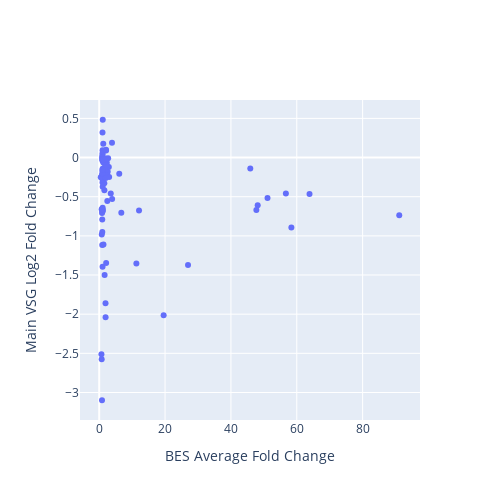

Here is the notebook cell this chart was saved with:
### Code cell
from plotly.subplots import make_subplots
import plotly.graph_objects as go
import plotly.io as pio

fig = make_subplots(
    rows=1,
    cols=1,
    #subplot_titles=["BES vs Main VSG"],
)

scatter = go.Scatter(
    x=merge['BES'],
    y=merge['main_vsg'],
    mode='markers',
    text=list(merge.index.values),
    hoverinfo='text',
    name='scatter',
    showlegend=False,
    # hovertemplate='%{text}'
)
fig.add_trace(scatter, row=1, col=1)

fig.update_layout(
    width=500,
    height=500,
    showlegend=False,
    hovermode='closest',
    xaxis_title="BES Average Fold Change",
    yaxis_title="Main VSG Log2 Fold Change",
)

# Save as an exportable HTML file
pio.write_html(
    fig,
    file="vsgs_web_server/scatter_plots/bes_vs_main_vsg.html",   # change path/name if you like
    include_plotlyjs="cdn",
    full_html=True,
    auto_open=False,
)
fig

### Figure 1 — Plotly figure (JSON) as saved in the notebook; plotly's stock layout.template omitted (floating-point values rounded to 4 significant figures)
{"data": [{"hoverinfo": "text", "mode": "markers", "name": "scatter", "showlegend": false, "text": ["BDF2_1_KO48", "BDF3_1_KO24", "BET151_1_Drug12h", "BET151_1_Drug24h", "BET151_1_Drug3h", "BET151_1_Drug48h", "BET151_1_Drug6h", "BET151_1_Drug72h", "CAF1b_1_RNAi24", "CFB2_1_RNAi9", "DFO_1_DFO", "DFO_1_DFOFe", "DFO_1_Fe", "DRBD18_1_RNAi12", "H1_1_RNAi96", "H3H4_1_KOH3", "H3H4_1_KOH3J", "H3H4_1_KOH4", "H3H4_1_KOH4J", "H3H4_1_KOJ2", "H3H4_2_KO48", "H3H4_3_KO48", "H3_1_KOH3", "H3_1_KOH3J", "H3_1_KOJ", "IPMK_1_RNAi36", "IPMK_2_RNAi36", "MCMBP_1_KO24", "MCMBP_1_KO48", "PIP5Pase_1_KO", "PIP5Pase_2_D360A_N362A", "PNUTS_1_RNAi48", "RBP10_1_RNAi24", "RBP10_2_RNAi24", "RBP10_3_RNAi24", "RBP33_1_RNAi48", "RBP42_1_KO24", "RBP42_1_KO48", "RBP42_1_KO72", "RNaseH1_1_KO", "RNaseH2A_1_RNAi24", "RNaseH2A_2_RNAi36", "SET27_1_KO", "SET27_1_sKO", "SNF2PH_1_RNAi48", "TFR_1_RNAi24", "TbATR_1_RNAi24", "TbATR_2_RNAi36", "TbCMT1_1_KO", "TbESB1_1_RNAi24", "TbESB1_2_KO48", "TbESB1_3_OE24", "TbHAT_1_RNAi48HAT1", "TbHAT_1_RNAi48HAT2", "TbPP1one_1_RNAi24", "TbPP1seven_1_RNAi24", "TbRAP1_1_2SD", "TbRAP1_1_5A", "TbRAP1_1_KO", "TbRAP1_2_dMyb", "TbSAP_1_RNAi72", "VEX1_1_Oe72", "VEX1_2_RNAi72", "VEX1_4_RNAi24", "VEX1_5_RNAi48", "VEX1_6_RNAi72", "VEX1and2_1_RNAi24", "VEX1and2_1_RNAi48", "VEX2_1_RNAi24", "VEX2_1_RNAi48", "ZC3H28_1_RNAi10", "ZC3H28_1_RNAi14", "ZC3H28_1_RNAi16", "ZC3H28_1_RNAi24", "ZC3H40_1_RNAi72"], "type": "scatter", "x": [1.055, 2.459, 1.0, 0.8629, 1.077, 0.7574, 1.02, 0.851, 3.508, 1.02, 1.004, 1.003, 1.009, 0.9988, 3.919, 1.559, 2.919, 1.0, 1.045, 0.7822, 2.109, 1.94, 2.317, 2.084, 0.8907, 1.016, 1.0, 2.588, 6.715, 51.11, 11.29, 2.397, 1.08, 1.0, 0.9698, 1.299, 1.238, 0.8984, 0.8792, 1.045, 1.577, 1.641, 3.886, 2.021, 1.197, 1.253, 2.423, 12.09, 1.003, 1.923, 0.6729, 3.02, 0.4706, 0.9664, 45.88, 0.7454, 26.97, 19.57, 56.69, 91.11, 2.707, 6.089, 2.065, 1.276, 1.681, 2.034, 63.86, 58.35, 48.13, 47.73, 0.9916, 0.9377, 0.9282, 0.9158, 1.97], "xaxis": "x", "y": [-0.3716, -0.5553, -0.02755, -0.7094, 0.4828, -2.576, 0.09418, -3.099, -0.4579, -1.394, 0.03405, -0.04079, 0.05408, -0.3174, -0.5289, -0.327, -0.1196, -0.6821, -0.6398, -0.9816, -1.346, -2.039, -0.067, 0.09047, 0.008439, -0.2811, -0.1735, -0.1815, -0.7051, -0.5163, -1.351, -0.11, -0.671, -0.688, -0.6605, -1.109, 0.1769, -0.01795, -0.2204, -0.1427, -0.4175, -1.501, 0.1891, -0.1021, -0.01494, -0.06309, -0.2232, -0.6769, 0.3214, -1.861, -2.511, -0.2487, -0.2521, -0.2073, -0.1403, -0.6599, -1.372, -2.013, -0.4586, -0.7359, -0.009743, -0.2078, 0.09933, -0.02921, -0.1232, -0.01123, -0.464, -0.8925, -0.6084, -0.67, -0.1568, -0.9521, -0.7902, -1.116, -0.2616], "yaxis": "y"}], "layout": {"height": 500, "hovermode": "closest", "showlegend": false, "width": 500, "xaxis": {"anchor": "y", "domain": [0, 1], "title": {"text": "BES Average Fold Change"}}, "yaxis": {"anchor": "x", "domain": [0, 1], "title": {"text": "Main VSG Log2 Fold Change"}}}}
